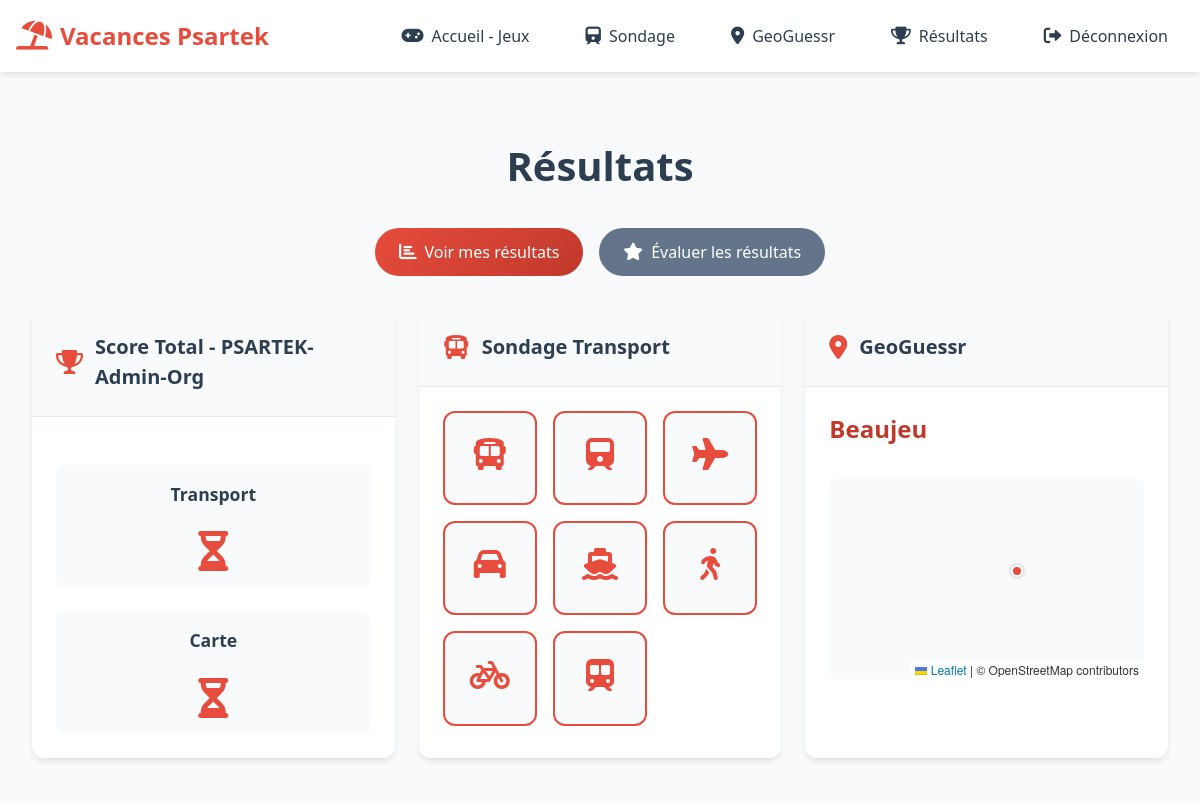
Before: /games/results/ (signed in, upper part) with the older database file.
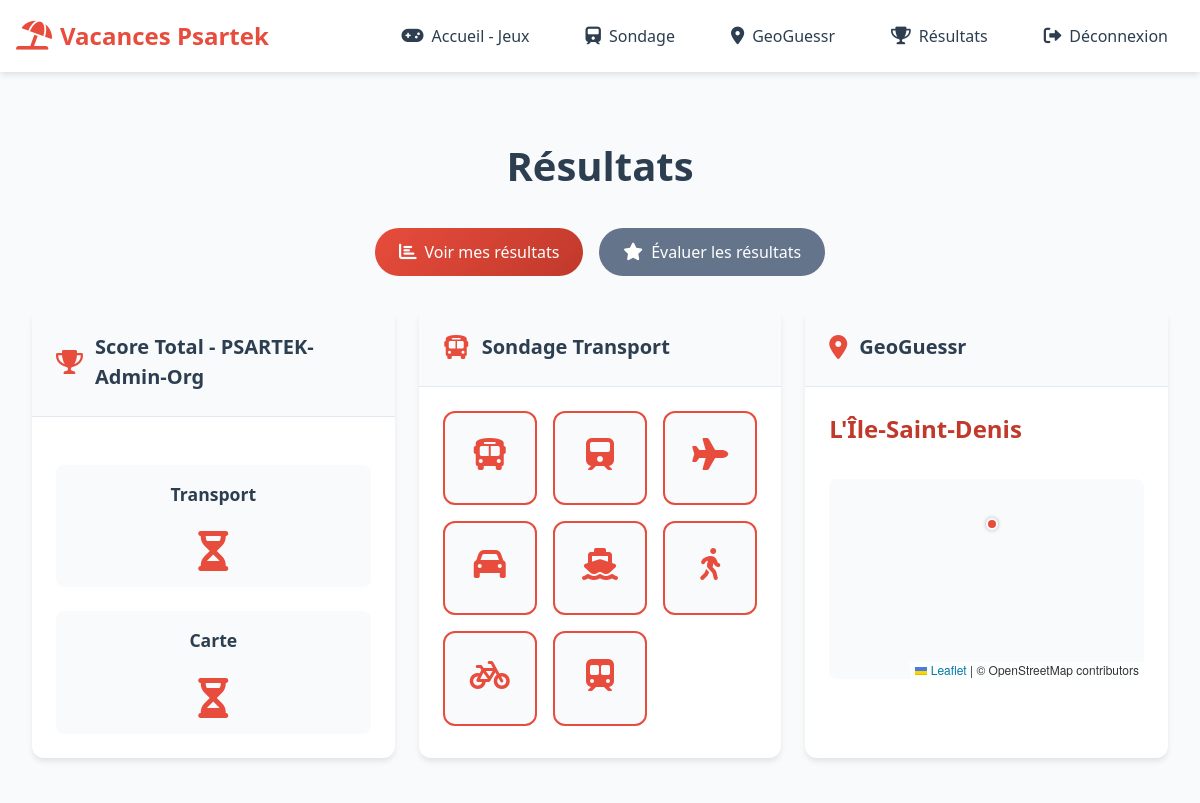
After: the same page with the newer database file.
### games/models.py (models this page shows, shortened)
class MapGuess(models.Model):
    user = models.ForeignKey(User, on_delete=models.CASCADE)
    latitude = models.FloatField()
    longitude = models.FloatField()
    city_name = models.CharField(max_length=200, blank=True, null=True)
    is_correct = models.BooleanField(null=True, blank=True)
    score = models.IntegerField(null=True, blank=True)
    distance_to_target = models.FloatField(null=True, blank=True)
    feedback = models.TextField(blank=True)
    created_at = models.DateTimeField(default=timezone.now)

### games/views.py (the view, shortened to what this page needs)
# urls.py: path('results/', results_view, name='results'),
@login_required
def results_view(request):
    transport_guess = TransportGuess.objects.filter(user=request.user).first()
    map_guess = MapGuess.objects.filter(user=request.user).first()
    leaderboard = []
    users = User.objects.exclude(groups__name='Technicien')
    for user in users:
        transport_guess_user = TransportGuess.objects.filter(user=user).first()
        map_guess_user = MapGuess.objects.filter(user=user).first()
        transport_score = transport_guess_user.score if transport_guess_user and transport_guess_user.score is not None else 0
        map_score = map_guess_user.score if map_guess_user and map_guess_user.score is not None else 0
        total_score = transport_score + map_score
        leaderboard.append({
            'username': user.username,
            'first_name': user.first_name,
            'total_score': total_score,
            'is_current_user': user == request.user
        })
    leaderboard.sort(key=lambda x: x['total_score'], reverse=True)
    if is_organizer(request.user):
        all_users = User.objects.exclude(groups__name='Technicien').filter(
            transportguess__isnull=False,
            mapguess__isnull=False
        ).distinct()
        all_responses = []
        return render(request, 'games/results.html', {
            'transport_guess': transport_guess,
            'map_guess': map_guess,
            'leaderboard': leaderboard,
            'is_organizer': True,
            'all_responses': all_responses
        })

### games/views.py (called while the page is built)
def is_organizer(user):
    return user.is_staff or user.groups.filter(name='Organisateur').exists()

### games/templates/games/results.html (shortened to what the changed rows need)
{% extends 'games/base.html' %}
{% load static %}
{% block content %}
<div class="results-container">
    <div class="results-header">
        <h1>Résultats</h1>
    </div>
    <div class="results-grid">
        <div class="score-card total-score">
            <div class="score-header">
                <h2>Score Total - {{ user.first_name }}</h2>
            </div>
        </div>
        <div class="score-card transport-score">
            <div class="score-header">
                <h2>Sondage Transport</h2>
            </div>
        </div>
        <div class="score-card map-score">
            <div class="score-header">
                <h2>GeoGuessr</h2>
            </div>
            <div class="score-content">
                {% if map_guess %}
                    <div class="map-result">
                        <div class="city-name">{{ map_guess.city_name|default:"Ville inconnue" }}</div>
                        <div class="map-container">
                            <div id="map" class="result-map"></div>
                        </div>
                    </div>
                {% else %}
                    <div class="empty-state">
                        <i class="fas fa-info-circle"></i>
                        <p>Vous n'avez pas encore participé à ce jeu</p>
                    </div>
                {% endif %}
            </div>
        </div>
    </div>
</div>
{% endblock %}
{% block extra_css %}
    <link rel="stylesheet" href="{% static 'css/results.css' %}">
    <link rel="stylesheet" href="https://unpkg.com/leaflet@1.9.4/dist/leaflet.css" />
{% endblock %}

Changed rows visible on the page:
removed MapGuess: city_name "Beaujeu"
added MapGuess: city_name "L'Île-Saint-Denis"
